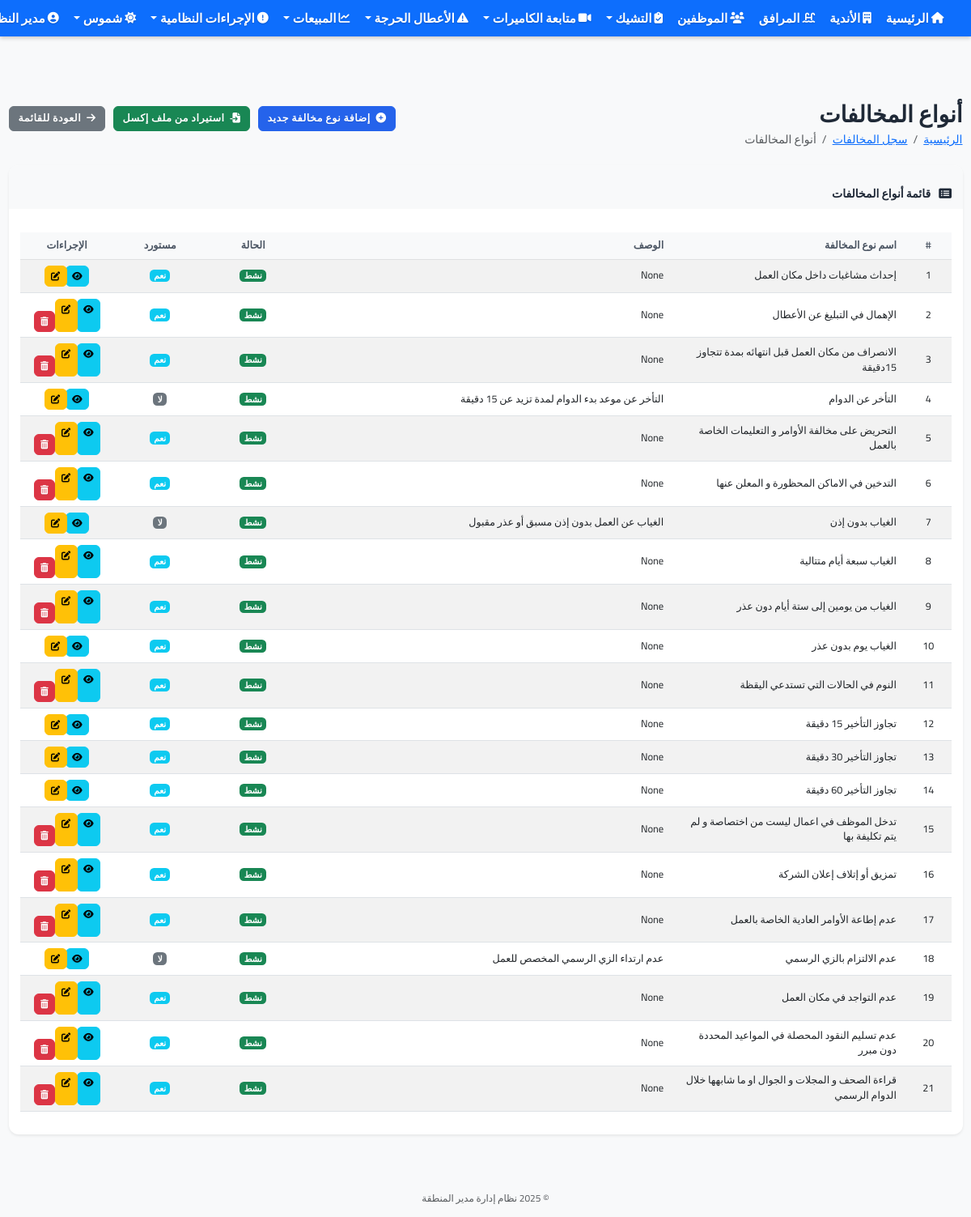
Page /violations/types (signed in) on the committed database.
### app.py (models this page shows, shortened)
class User(UserMixin, db.Model):
    __table__ = db.Table('user', db.metadata,
        db.Column('id', db.Integer, primary_key=True),
        db.Column('username', db.String(64), index=True, unique=True),
        db.Column('name', db.String(100)),
        db.Column('phone', db.String(20)),
        db.Column('password', db.String(128)),
        db.Column('is_admin', db.Boolean, default=False),
        db.Column('role', db.String(50), default='user'),  # الدور: admin, manager, supervisor, user
        extend_existing=True
    )
    permissions = db.relationship('Permission', secondary='user_permission', lazy='subquery',
                               backref=db.backref('users', lazy=True))
    clubs = db.relationship('Club', secondary=user_clubs, lazy='subquery',
                          backref=db.backref('users', lazy=True))
    def has_permission(self, permission_code):
        try:
            if self.is_admin:
                return True
        except Exception as e:
            print(f"خطأ في التحقق من الصلاحيات: {str(e)}")
            return False

class ViolationType(db.Model):
    __tablename__ = 'violation_type'
    id = db.Column(db.Integer, primary_key=True)
    name = db.Column(db.String(100), nullable=False)  # اسم نوع المخالفة
    description = db.Column(db.Text)  # وصف المخالفة
    is_active = db.Column(db.Boolean, default=True)  # حالة المخالفة (نشطة أم لا)
    is_imported = db.Column(db.Boolean, default=False)  # تم استيرادها من ملف إكسل
    created_at = db.Column(db.DateTime, default=datetime.now)
    updated_at = db.Column(db.DateTime, default=datetime.now, onupdate=datetime.now)
    violations = db.relationship('Violation', backref='violation_type')

### app.py (the view)
@app.route('/violations/types', methods=['GET'])
@login_required
def violation_types_list():
    if not current_user.has_permission('import_violation_types'):
        flash('ليس لديك صلاحية للوصول إلى أنواع المخالفات')
        return redirect(url_for('violations_list'))
    violation_types = ViolationType.query.order_by(ViolationType.name).all()
    for vtype in violation_types:
        vtype.violations_count = Violation.query.filter_by(violation_type_id=vtype.id).count()
    return render_template('violations/types_list.html',
                          title='أنواع المخالفات',
                          violation_types=violation_types)

### app.py (called while the page is built)
@login.user_loader
def load_user(id):
    return User.query.get(int(id))

### templates/violations/types_list.html (shortened to what this page needs)
{% extends "base.html" %}
{% block content %}
<div class="d-flex justify-content-between align-items-center mb-4">
    <div>
        <h1 class="mb-1">أنواع المخالفات</h1>
        <nav aria-label="breadcrumb">
            <ol class="breadcrumb mb-0">
                <li class="breadcrumb-item"><a href="{{ url_for('index') }}">الرئيسية</a></li>
                <li class="breadcrumb-item"><a href="{{ url_for('violations_clubs_list') }}">سجل المخالفات</a></li>
                <li class="breadcrumb-item active" aria-current="page">أنواع المخالفات</li>
            </ol>
        </nav>
    </div>
    <div>
        <a href="{{ url_for('add_violation_type') }}" class="btn btn-primary">
            <i class="fas fa-plus-circle me-1"></i> إضافة نوع مخالفة جديد
        </a>
        <a href="{{ url_for('import_violation_types') }}" class="btn btn-success ms-2">
            <i class="fas fa-file-import me-1"></i> استيراد من ملف إكسل
        </a>
        <a href="{{ url_for('violations_clubs_list') }}" class="btn btn-secondary ms-2">
            <i class="fas fa-arrow-right me-1"></i> العودة للقائمة
        </a>
    </div>
</div>
<div class="card shadow-sm">
    <div class="card-header bg-light py-3">
        <h5 class="mb-0"><i class="fas fa-list-alt me-2"></i> قائمة أنواع المخالفات</h5>
    </div>
    <div class="card-body">
        {% if violation_types %}
        <div class="table-responsive">
            <table class="table table-striped table-hover align-middle">
                <thead class="table-light">
                    <tr>
                        <th class="text-center" width="5%">#</th>
                        <th width="25%">اسم نوع المخالفة</th>
                        <th width="40%">الوصف</th>
                        <th class="text-center" width="10%">الحالة</th>
                        <th class="text-center" width="10%">مستورد</th>
                        <th class="text-center" width="10%">الإجراءات</th>
                    </tr>
                </thead>
                <tbody>
                    {% for type in violation_types %}
                    <tr>
                        <td class="text-center">{{ loop.index }}</td>
                        <td>{{ type.name }}</td>
                        <td>{{ type.description }}</td>
                        <td class="text-center">
                            {% if type.is_active %}
                            <span class="badge bg-success">نشط</span>
                            {% else %}
                            <span class="badge bg-danger">غير نشط</span>
                            {% endif %}
                        </td>
                        <td class="text-center">
                            {% if type.is_imported %}
                            <span class="badge bg-info">نعم</span>
                            {% else %}
                            <span class="badge bg-secondary">لا</span>
                            {% endif %}
                        </td>
                        <td class="text-center">
                            <div class="btn-group">
                                <a href="{{ url_for('view_violation_type', id=type.id) }}" class="btn btn-sm btn-info py-1 px-2" title="عرض">
                                    <i class="fas fa-eye"></i>
                                </a>
                                <a href="{{ url_for('edit_violation_type', id=type.id) }}" class="btn btn-sm btn-warning py-1 px-2" title="تعديل">
                                    <i class="fas fa-edit"></i>
                                </a>
                                {% if type.violations_count == 0 %}
                                <form action="{{ url_for('delete_violation_type', id=type.id) }}" method="post" class="d-inline" onsubmit="return confirm('هل أنت متأكد من حذف نوع المخالفة؟');">
                                    <button type="submit" class="btn btn-sm btn-danger py-1 px-2" title="حذف">
                                        <i class="fas fa-trash-alt"></i>
                                    </button>
                                </form>
                                {% endif %}
                            </div>
                        </td>
                    </tr>
                    {% endfor %}
                </tbody>
            </table>
        </div>
        {% endif %}
    </div>
</div>
{% endblock %}

### templates/base.html (shortened to what this page needs)
<!DOCTYPE html>
<html lang="ar" dir="rtl">
<head>
    <link rel="stylesheet" href="https://cdn.jsdelivr.net/npm/bootstrap@5.3.0/dist/css/bootstrap.rtl.min.css">
    <link rel="stylesheet" href="https://cdnjs.cloudflare.com/ajax/libs/font-awesome/6.4.0/css/all.min.css" media="print" onload="this.media='all'">
    <link rel="stylesheet" href="{{ url_for('static', filename='css/fix-size.css') }}">
    <link rel="stylesheet" href="{{ url_for('static', filename='css/performance.css') }}">
    <link rel="stylesheet" href="{{ url_for('static', filename='css/compact-style.css') }}?v={{ range(100000, 999999) | random }}">
    <link rel="stylesheet" href="{{ url_for('static', filename='css/navbar-fixed-solution.css') }}?v={{ range(100000, 999999) | random }}">
    <link rel="stylesheet" href="{{ url_for('static', filename='css/navbar-fixed-absolute-new.css') }}?v={{ range(100000, 999999) | random }}">
    <link rel="stylesheet" href="{{ url_for('static', filename='css/dashboard-cards-fix.css') }}?v={{ range(100000, 999999) | random }}">
</head>
<body class="no-margin" style="padding-top: 70px !important; margin: 0 !important; overflow-x: hidden !important;">
    <nav class="navbar navbar-expand-lg navbar-dark bg-primary px-2 fixed-top" style="position: fixed !important; top: 0 !important; left: 0 !important; right: 0 !important; width: 100% !important; z-index: 1030 !important; margin: 0 !important; padding: 0 !important; height: 45px !important; box-shadow: 0 2px 5px rgba(0, 0, 0, 0.2) !important; transform: none !important; transition: none !important; animation: none !important; will-change: auto !important;">
        <div class="container-fluid" style="padding: 0;">
            <div class="collapse navbar-collapse" id="navbarNav">
                <ul class="navbar-nav">
                    {% if current_user.is_authenticated %}
                    <li class="nav-item">
                        <a class="nav-link fw-bold" href="{{ url_for('index') }}">
                            <i class="fas fa-home me-1"></i> الرئيسية
                        </a>
                    </li>
                    <li class="nav-item">
                        <a class="nav-link fw-bold" href="{{ url_for('clubs') }}">
                            <i class="fas fa-building me-1"></i> الأندية
                        </a>
                    </li>
                    <li class="nav-item">
                        <a class="nav-link fw-bold" href="{{ url_for('facilities') }}">
                            <i class="fas fa-swimming-pool me-1"></i> المرافق
                        </a>
                    </li>
                    <li class="nav-item">
                        <a class="nav-link fw-bold" href="{{ url_for('employees') }}">
                            <i class="fas fa-users me-1"></i> الموظفين
                        </a>
                    </li>
                    <li class="nav-item dropdown">
                        <a class="nav-link dropdown-toggle fw-bold" href="#" id="checksDropdown" role="button" data-bs-toggle="dropdown">
                            <i class="fas fa-clipboard-check me-1"></i> التشيك
                        </a>
                    </li>
                    <li class="nav-item dropdown">
                        <a class="nav-link dropdown-toggle fw-bold" href="#" id="cameraDropdown" role="button" data-bs-toggle="dropdown">
                            <i class="fas fa-video me-1"></i> متابعة الكاميرات
                        </a>
                    </li>
                    <li class="nav-item dropdown">
                        <a class="nav-link dropdown-toggle fw-bold" href="#" id="criticalIssuesDropdown" role="button" data-bs-toggle="dropdown">
                            <i class="fas fa-exclamation-triangle me-1"></i> الأعطال الحرجة
                        </a>
                    </li>
                    <li class="nav-item dropdown">
                        <a class="nav-link dropdown-toggle fw-bold" href="#" id="salesDropdown" role="button" data-bs-toggle="dropdown">
                            <i class="fas fa-chart-line me-1"></i> المبيعات
                        </a>
                    </li>
                    <li class="nav-item dropdown">
                        <a class="nav-link dropdown-toggle fw-bold" href="#" id="violationsDropdown" role="button" data-bs-toggle="dropdown">
                            <i class="fas fa-exclamation-circle me-1"></i> الإجراءات النظامية
                        </a>
                    </li>
                    <li class="nav-item dropdown">
                        <a class="nav-link dropdown-toggle fw-bold" href="#" id="shumoosDropdown" role="button" data-bs-toggle="dropdown">
                            <i class="fas fa-sun me-1"></i> شموس
                        </a>
                    </li>
                    {% endif %}
                </ul>
                <ul class="navbar-nav ms-auto">
                    {% if current_user.is_authenticated %}
                    <li class="nav-item dropdown">
                        <a class="nav-link dropdown-toggle fw-bold" href="#" id="navbarDropdown" role="button" data-bs-toggle="dropdown">
                            <i class="fas fa-user-circle me-1"></i> {{ current_user.name }}
                        </a>
                    </li>
                    {% else %}
                    <li class="nav-item">
                        <a class="nav-link fw-bold" href="{{ url_for('login') }}">
                            <i class="fas fa-sign-in-alt me-1"></i> تسجيل الدخول
                        </a>
                    </li>
                    {% endif %}
                </ul>
            </div>
        </div>
    </nav>
    <main class="container-fluid px-3" style="margin-top: 20px !important; padding-top: 20px !important;">
        {% block content %}{% endblock %}
    </main>
    <footer class="footer mt-5 py-3 bg-light">
        <div class="container text-center">
            <span class="text-muted">© 2025 نظام إدارة مدير المنطقة</span>
        </div>
    </footer>
</body>
</html>

### static/css/fix-size.css (style rules this page uses)
.navbar-dark .navbar-nav .nav-link { font-size: 1.1rem !important; padding: 4px 8px !important; margin: 0 1px !important; display: flex !important; align-items: center !important; justify-content: center !important; text-align: center !important; font-weight: bold !important; }
.navbar-dark .navbar-nav .nav-link i { font-size: 1rem !important; margin-left: 3px !important; margin-right: 0 !important; }
body { margin: 0 !important; padding: 0 !important; }
html { margin: 0 !important; padding: 0 !important; }
.navbar { padding-top: 0.2rem !important; padding-bottom: 0.2rem !important; min-height: 45px !important; box-shadow: 0 2px 10px rgba(0, 0, 0, 0.2) !important; position: fixed !important; top: 0 !important; left: 0 !important; right: 0 !important; width: 100% !important; z-index: 9999 !important; margin: 0 !important; transform: none !important; transition: none !important; will-change: auto !important; }
.navbar-nav { display: flex !important; align-items: center !important; }
.nav-item { display: flex !important; align-items: center !important; }
.card-header h4, .card-header h5 { font-size: 1rem !important; margin-bottom: 0.25rem !important; }
.btn { font-size: 0.7rem !important; padding: 4px 8px !important; border-radius: 6px !important; }
h1 { font-size: 1.6rem !important; }
main.container-fluid { margin-top: 60px !important; padding-top: 15px !important; }
.card { margin-top: 10px !important; }
.table { font-size: 0.85rem !important; }
.table th { font-size: 0.9rem !important; }
footer { font-size: 0.85rem !important; padding: 0.75rem 0 !important; }

### static/css/performance.css (style rules this page uses)
body { opacity: 1; transition: opacity 0.3s ease; }
* { scroll-behavior: smooth; }
.card, .btn, .nav-link, .dropdown-item { transition: all 0.2s ease-out !important; }
.table-responsive { contain: content; }
form { contain: content; }
.card { contain: content; }
.btn { contain: content; }
.navbar { contain: layout style; }
footer { contain: layout style; }
.fas, .far, .fab, .fa { font-display: swap; }
main { content-visibility: auto; contain-intrinsic-size: 1000px; }

### static/css/compact-style.css (style rules this page uses)
html { font-size: 14px !important; }
body { font-size: 1rem !important; line-height: 1.5 !important; }
h1, .h1 { font-size: 2rem !important; }
h5, .h5 { font-size: 1rem !important; }
.btn { padding: 0.375rem 0.75rem !important; font-size: 0.9rem !important; }
.btn-sm { padding: 0.25rem 0.5rem !important; font-size: 0.8rem !important; }
.card { margin-bottom: 1rem !important; }
.card-header { padding: 0.5rem 1rem !important; }
.card-body { padding: 1rem !important; }
.table { font-size: 0.9rem !important; }
.table th, .table td { padding: 0.5rem 0.75rem !important; }
.mb-4 { margin-bottom: 1.5rem !important; }
.badge { font-size: 0.75rem !important; padding: 0.25em 0.5em !important; }
.nav-link { padding: 0.5rem 1rem !important; font-size: 1.1rem !important; font-weight: bold !important; }
.navbar.fixed-top { position: fixed !important; top: 0 !important; width: 100% !important; z-index: 9999 !important; transition: none !important; transform: none !important; will-change: auto !important; }
main.container-fluid { margin-top: 60px !important; padding-top: 15px !important; }
.fa, .fas, .far, .fab { font-size: 1em !important; }
.container, .container-fluid { padding-right: 0.75rem !important; padding-left: 0.75rem !important; }

### rows in the picture
User: name "مدير…"
ViolationType: name "إحداث مشاغبات داخل مكان العمل", description "None", is_active "نشط", is_imported "نعم"
ViolationType: name "الإهمال في التبليغ عن الأعطال", description "None", is_active "نشط", is_imported "نعم"
ViolationType: name "الانصراف من مكان العمل قبل انتهائه بمدة تتجاوز 15دقيقة", description "None", is_active "نشط", is_imported "نعم"
ViolationType: name "التأخر عن الدوام", description "التأخر عن موعد بدء الدوام لمدة تزيد عن 15 دقيقة", is_active "نشط", is_imported "لا"
ViolationType: name "التحريض على مخالفة الأوامر و التعليمات الخاصة بالعمل", description "None", is_active "نشط", is_imported "نعم"
ViolationType: name "التدخين في الاماكن المحظورة و المعلن عنها", description "None", is_active "نشط", is_imported "نعم"
ViolationType: name "الغياب بدون إذن", description "الغياب عن العمل بدون إذن مسبق أو عذر مقبول", is_active "نشط", is_imported "لا"
ViolationType: name "الغياب سبعة أيام متتالية", description "None", is_active "نشط", is_imported "نعم"
ViolationType: name "الغياب من يومين إلى ستة أيام دون عذر", description "None", is_active "نشط", is_imported "نعم"
ViolationType: name "الغياب يوم بدون عذر", description "None", is_active "نشط", is_imported "نعم"
ViolationType: name "النوم في الحالات التي تستدعي اليقظة", description "None", is_active "نشط", is_imported "نعم"
ViolationType: name "تجاوز التأخير 15 دقيقة", description "None", is_active "نشط", is_imported "نعم"
ViolationType: name "تجاوز التأخير 30 دقيقة", description "None", is_active "نشط", is_imported "نعم"
ViolationType: name "تجاوز التأخير 60 دقيقة", description "None", is_active "نشط", is_imported "نعم"
ViolationType: name "تدخل الموظف في اعمال ليست من اختصاصة و لم يتم تكليفة بها", description "None", is_active "نشط", is_imported "نعم"
ViolationType: name "تمزيق أو إتلاف إعلان الشركة", description "None", is_active "نشط", is_imported "نعم"
ViolationType: name "عدم إطاعة الأوامر العادية الخاصة بالعمل", description "None", is_active "نشط", is_imported "نعم"
ViolationType: name "عدم الالتزام بالزي الرسمي", description "عدم ارتداء الزي الرسمي المخصص للعمل", is_active "نشط", is_imported "لا"
ViolationType: name "عدم التواجد في مكان العمل", description "None", is_active "نشط", is_imported "نعم"
ViolationType: name "عدم تسليم النقود المحصلة في المواعيد المحددة دون مبرر", description "None", is_active "نشط", is_imported "نعم"
ViolationType: name "قراءة الصحف و المجلات و الجوال او ما شابهها خلال الدوام الرسمي", description "None", is_active "نشط", is_imported "نعم"
